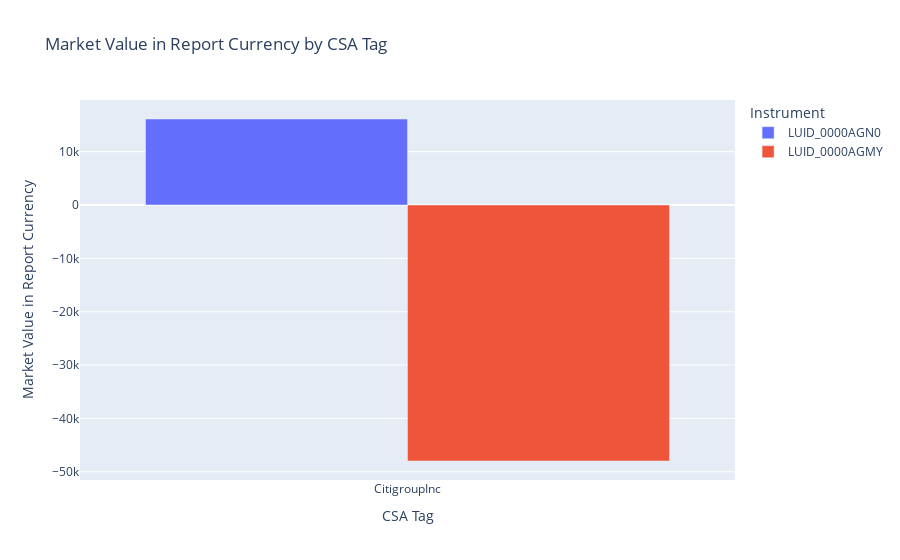

Notebook cell for this chart:
### Markdown cell above
#### View market values per counterparty

### Code cell
visualizer.plot_market_values(csa_tag="CitigroupInc")

### Figure 1 — Plotly figure (JSON) as saved in the notebook; plotly's stock layout.template omitted (floating-point values rounded to 4 significant figures)
{"data": [{"alignmentgroup": "True", "hovertemplate": "Instrument=LUID_0000AGN0<br>CSA Tag=%{x}<br>Market Value in Report Currency=%{y}<extra></extra>", "legendgroup": "LUID_0000AGN0", "marker": {"color": "#636efa", "pattern": {"shape": ""}}, "name": "LUID_0000AGN0", "offsetgroup": "LUID_0000AGN0", "orientation": "v", "showlegend": true, "textposition": "auto", "type": "bar", "x": ["CitigroupInc"], "xaxis": "x", "y": [16120.0], "yaxis": "y"}, {"alignmentgroup": "True", "hovertemplate": "Instrument=LUID_0000AGMY<br>CSA Tag=%{x}<br>Market Value in Report Currency=%{y}<extra></extra>", "legendgroup": "LUID_0000AGMY", "marker": {"color": "#EF553B", "pattern": {"shape": ""}}, "name": "LUID_0000AGMY", "offsetgroup": "LUID_0000AGMY", "orientation": "v", "showlegend": true, "textposition": "auto", "type": "bar", "x": ["CitigroupInc"], "xaxis": "x", "y": [-47990.0], "yaxis": "y"}], "layout": {"barmode": "group", "legend": {"title": {"text": "Instrument"}, "tracegroupgap": 0}, "title": {"text": "Market Value in Report Currency by CSA Tag"}, "xaxis": {"anchor": "y", "domain": [0, 1], "title": {"text": "CSA Tag"}}, "yaxis": {"anchor": "x", "domain": [0, 1], "title": {"text": "Market Value in Report Currency"}}}}
